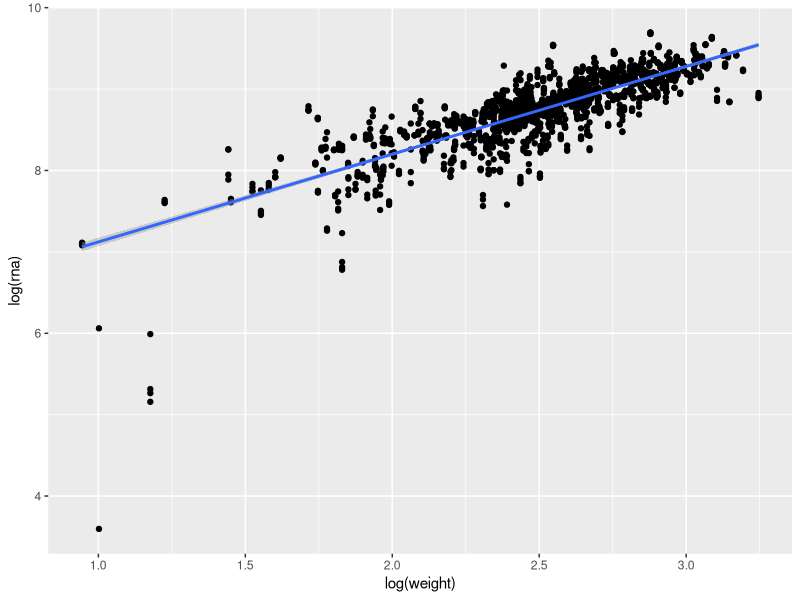
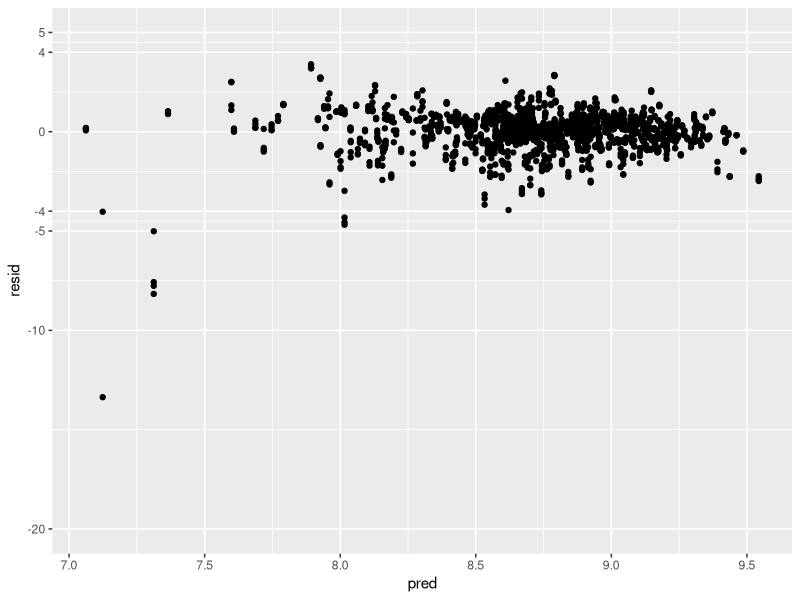
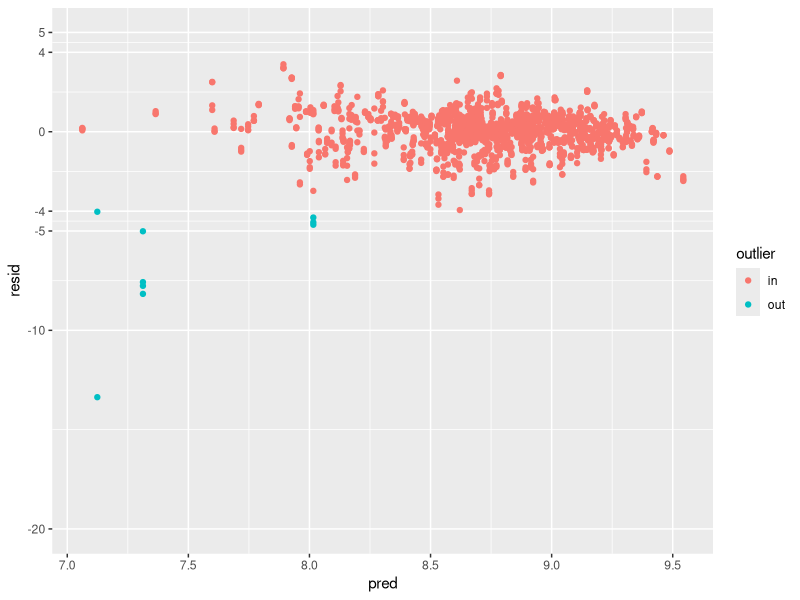
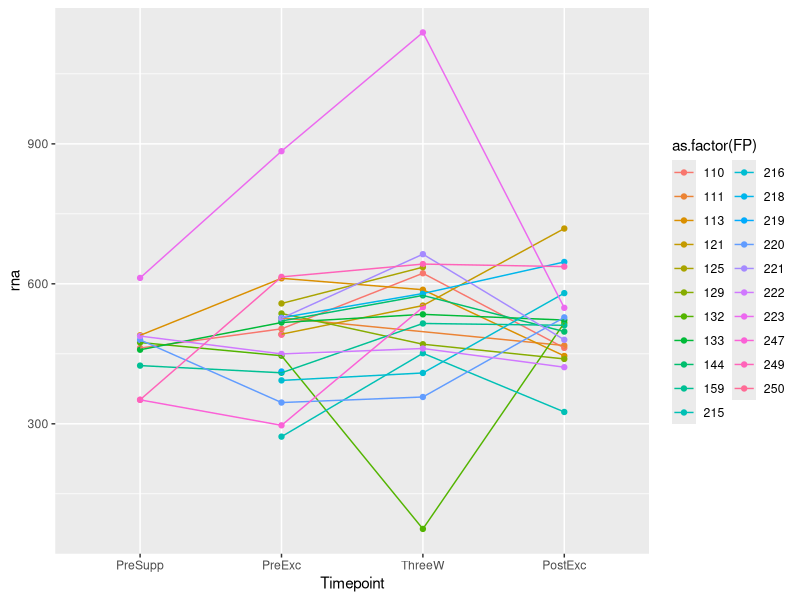
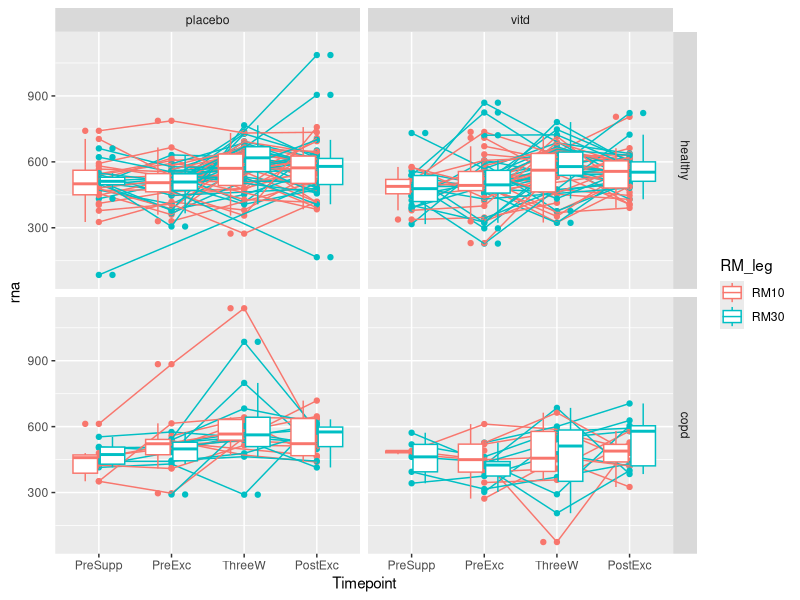
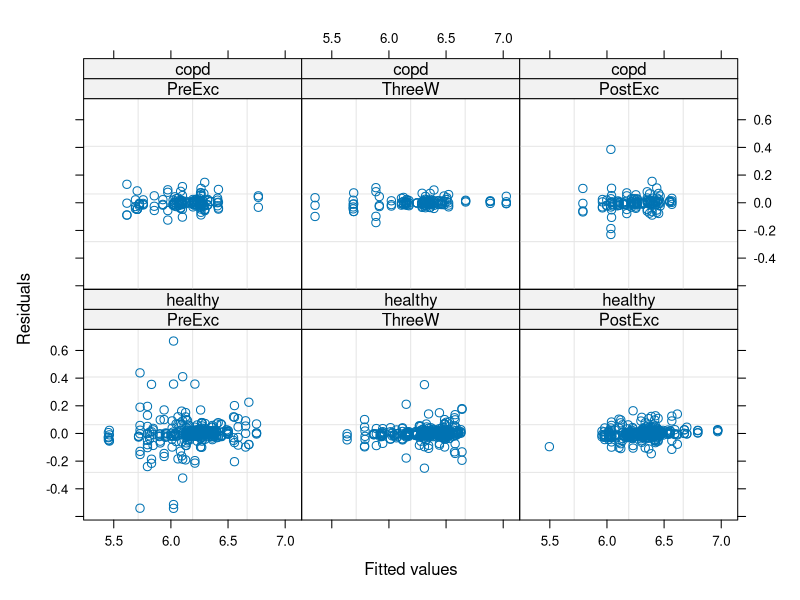
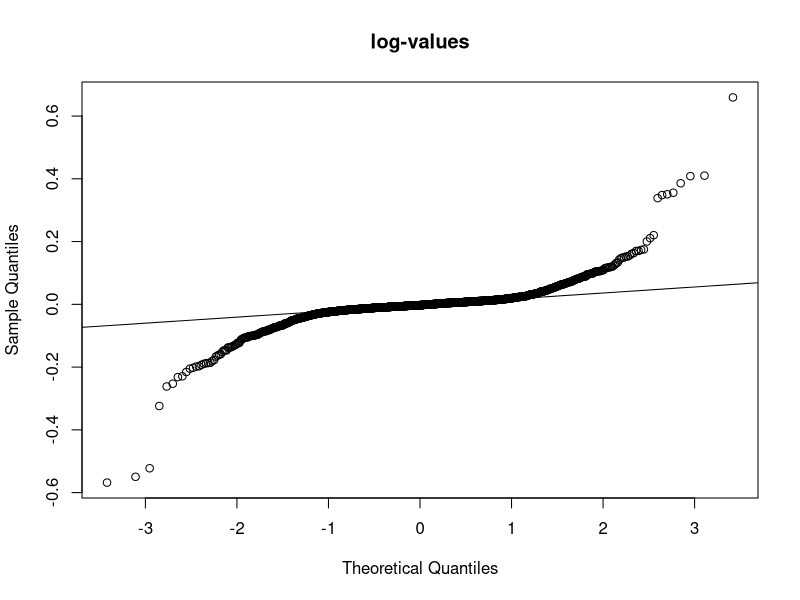
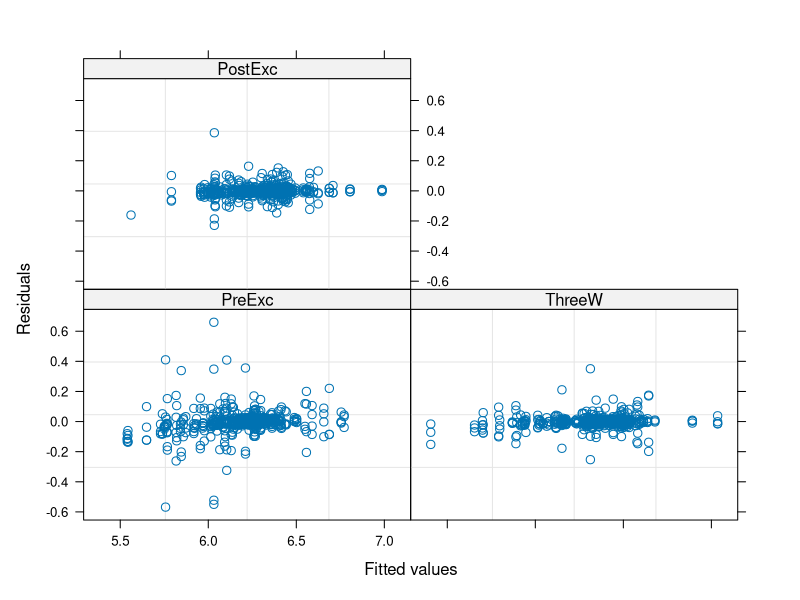

Write the R code that produced these figures, in order.
### Total RNA analysis COPD ####

# 2019-09-09: DH 

#install packages
install.packages("emmeans")


# Libraries
library(readxl); library(tidyverse); library(nlme); library(emmeans)


### Read data 



rna_dat <- read_excel("./data/RNA_extraction.xlsx", sheet = 1, na = "") %>%
        dplyr::select(FP, Syk, Placebo, Leg, RM_leg, Timepoint,
                      weight = wet_weight_extracted,
                      stock,
                      conc.stock_ngRNA_ul_1:conc.stock_ngRNA_ul_4) %>%
        gather(replicate, rna, conc.stock_ngRNA_ul_1:conc.stock_ngRNA_ul_4) %>%
        filter(!is.na(rna) & rna > 0) %>% # Removes records with loss of RNA in extraction
        mutate(replicate = paste0("rep", gsub("conc.stock_ngRNA_ul_", "", replicate)),
               elution.volume = if_else(as.numeric(stock) < 20, 20, 30),
               rna = rna * elution.volume) %>%

        print()


# Visualize muscle weight to RNA relationship
rna_dat %>%
        ggplot(aes(log(weight), log(rna))) + geom_point() + geom_smooth(method = "lm")

# There might be sample loss, use the below code to create an outlier variable

# Create linear model 
mod <- with(rna_dat, lm(log(rna) ~ log(weight)))


# Calculates standardized residuals
rna_dat$resid<- resid(mod)/sd(resid(mod))
# store predicted values for diagnostic plotting
rna_dat$pred<- predict(mod)

rna_dat %>%
        ggplot(aes(pred, resid)) + geom_point() +
        scale_y_continuous(breaks = c(-20, -10, -5, -4, 0, 4, 5), 
                           limits = c(-20, 5))

## Adding outlier variable
rna_dat %>%
        mutate(outlier = if_else(resid < -4 | resid > 4 , "out", "in")) %>%# 4 units deviance from zero
        ggplot(aes(pred, resid, color = outlier)) + geom_point() +
        scale_y_continuous(breaks = c(-20, -10, -5, -4, 0, 4, 5), 
                           limits = c(-20, 5))

rna <- rna_dat %>%
        filter(RM_leg %in% c("30", "10")) %>%
        mutate(outlier = if_else(resid < -4 | resid > 4 , "out", "in"), # 4 units deviance from zero
               RM_leg = factor(paste0("RM", RM_leg), levels = c("RM10", "RM30")),  
               Timepoint = factor(Timepoint, levels = c("PreSupp","PreExc", "ThreeW", "PostExc")),
               copd = factor(if_else(Syk == 1, "copd", "healthy"), levels = c("healthy", "copd")),
               vitd = factor(if_else(Placebo == 0, "placebo", "vitd"), levels = c("placebo", "vitd")),
               sample = paste0(FP, Leg, Timepoint), 
               time_copd = paste0(copd, Timepoint),
               rna.weight = rna/weight) %>%
print()

####### Modelling ###########


rna %>%
        filter(RM_leg == "RM10" & copd == "copd") %>%
        group_by(FP, Timepoint, Leg) %>%
        summarise(rna = mean(rna.weight, na.rm = TRUE)) %>%
        ggplot(aes(Timepoint, rna, group = paste(FP, Leg), color = as.factor(FP))) + geom_point() + geom_line()




rna %>%
        group_by(Timepoint, FP, RM_leg, copd, vitd) %>%
        summarise(rna = mean(rna.weight, na.rm = TRUE)) %>%
        ggplot(aes(Timepoint, rna, group = paste(FP, RM_leg), color = RM_leg)) + 
        geom_point() + 
        geom_line() +
        geom_boxplot(aes(group = NULL, color = RM_leg)) +
        facet_grid(copd ~ vitd)


### Is there a supplementation effect?

rna_presup <- rna %>%
        filter(Timepoint %in% c("PreSupp", "PreExc")) %>%
        dplyr::select(FP, Leg, Timepoint, copd, vitd, rna.weight, replicate) %>%
        group_by(FP, Leg, Timepoint, copd, vitd) %>%
        summarise(rna.weight = mean(rna.weight, na.rm = TRUE)) %>%
        spread(Timepoint, rna.weight) %>%
        filter(!is.na(PreSupp)) %>%
        gather(Timepoint, rna.weight, PreSupp:PreExc) %>%
        mutate(Timepoint = factor(Timepoint, levels = c("PreSupp", "PreExc"))) %>%
        print()




m1 <- lme(log(rna.weight) ~ Timepoint * copd * vitd, 
          random = list(FP = ~1),
          data = rna_presup, 
          control=list(msMaxIter=120,
                       opt = "nloptwrap",
                       msVerbose=TRUE), method = "ML",
          na.action = na.omit)


summary(m1) # No evidence for keeping presupp


rna_ex <- rna %>%
        filter(Timepoint != "PreSupp") %>%
        print()
        



m1 <- lme(log(rna.weight) ~ Timepoint * RM_leg * copd * vitd, 
          random = list(FP = pdDiag(~1 + Timepoint),
                        sample = ~1),
          data = rna_ex %>%
                  filter(outlier == "in"), 
          control=list(msMaxIter=120,
                       opt = "nloptwrap",
                       msVerbose=TRUE), method = "ML")





plot(m1, resid(.)~fitted(.)|Timepoint + copd) # Evidence for unequal variance per timepoint?

# Updates model 1 with varIdent function
m2 <- update(m1, weights = varIdent(form = ~1|Timepoint))
m3 <- update(m1, weights = varPower(form = ~fitted(.)|Timepoint))
m4 <- update(m1, weights = varExp(form = ~fitted(.)|Timepoint))


anova(m1, m2, m3) # Evidence for including variance function per timepoint, varPower is best
intervals(m3)

qqnorm(resid(m3), main = "log-values"); qqline(resid(m3))

plot(m3, resid(.)~fitted(.)|Timepoint) # Evidence for unequal variance per timepoint?



summary(m3)




# Removing vitd
m3.1 <- update(m3, fixed = log(rna.weight) ~ (Timepoint * RM_leg) * copd)


# Removing copd
m3.2 <- update(m3, fixed = log(rna.weight) ~ Timepoint * RM_leg * vitd)


anova( m3.1,m3,  m3.2)


# Removing vitd
m3.3 <- update(m3, fixed = log(rna.weight) ~ Timepoint * RM_leg)

anova(m3.1, m3.3)

summary(m3.1)




em_m3 <- emmeans(m3,
                 specs = ~"Timepoint|RM_leg|copd|vitd")

em_m3.1 <- emmeans(m3.1,
                 specs = ~"Timepoint|RM_leg|copd")


em_m3 %>%
        data.frame() %>%
        ggplot(aes(Timepoint, emmean, 
                   group = paste(RM_leg, copd, vitd),
                   color = paste(RM_leg, copd, vitd))) +
        geom_point(position = position_dodge(width = 0.2)) +
        geom_line(position = position_dodge(width = 0.2)) + 
        geom_errorbar(aes(ymin = lower.CL, ymax = upper.CL), 
                      width = 0.2, 
                      position = position_dodge(width = 0.2))



em_m3.1 %>%
        data.frame() %>%
        ggplot(aes(Timepoint, emmean, 
                   group = paste(RM_leg, copd),
                   color = paste(RM_leg, copd))) +
        geom_point(position = position_dodge(width = 0.2)) +
        geom_line(position = position_dodge(width = 0.2)) + 
        geom_errorbar(aes(ymin = lower.CL, ymax = upper.CL), 
                      width = 0.2, 
                      position = position_dodge(width = 0.2))




m2 <- lme(log(rna) ~ Timepoint * vitd * copd, 
          random = list(FP = ~1,
                        sample = ~1),
          data = rna %>%
                  filter(outlier == "in"), 
          control=list(msMaxIter=120,
                       opt = "nloptwrap",
                       msVerbose=TRUE), method = "REML")





qqnorm(resid(m1), main = "total.rna.model log-values"); qqline(resid(m1))






plot(m1)

summary(m1)
